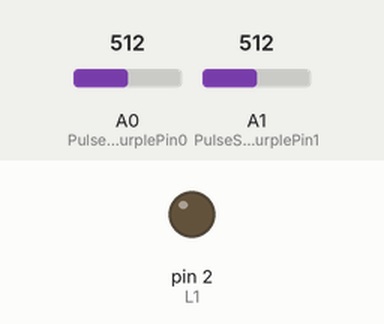
Simulated run of this sketch. Board: Arduino Uno, built with avr-gcc and run on an emulated ATmega328P. Parts: output pins drawn as LEDs (lit = HIGH). The inputs (shaded band) are chosen by the test bench; at power-on: A0 (PulseSensorPurplePin0) = 512, A1 (PulseSensorPurplePin1) = 512. What the sketch prints to the serial monitor is not drawn.

Above: at 0.1 s.
At 2.06 s:
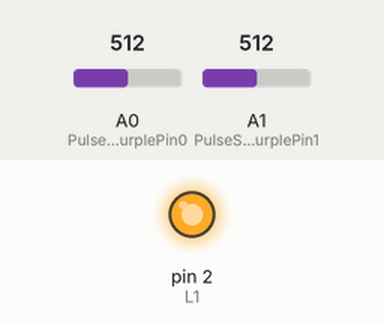
Timing chart, 0 to 3.6 s (numbered marks = the images above):
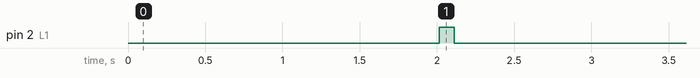

Measured:
- by itself, pin 2 (L1): LOW → HIGH at 2.0 s, → LOW 0.10 s later

The sketch:

code_Pulse_Sensor.ino
```cpp
  /*  PulseSensor™ Starter Project   http://www.pulsesensor.com
 *
This an Arduino project. It's Best Way to Get Started with your PulseSensor™ & Arduino.
-------------------------------------------------------------
1) This shows a live human Heartbeat Pulse.
2) Live visualization in Arduino's Cool "Serial Plotter".
3) Blink an LED on each Heartbeat.
4) This is the direct Pulse Sensor's Signal.
5) A great first-step in troubleshooting your circuit and connections.
6) "Human-readable" code that is newbie friendly."
*/


//  Variables
int PulseSensorPurplePin0 = 0;        // Pulse Sensor PURPLE WIRE connected to ANALOG PIN
int PulseSensorPurplePin1 = 1;
int PulseSensorPurplePin2 = 2;
const int L1 = 2;                     // define PIN for LED


int Signal0;                // holds the incoming raw data. Signal value can range from 0-1024
int Signal1;
int Signal2;
long temps;
int x = 0;


// The SetUp Function:
void setup() {
   Serial.begin(9600);       // Set's up Serial Communication at certain speed.
   pinMode(L1, OUTPUT); //Setup for LED

}

// The Main Loop Function
void loop() {
    temps = millis();
    if(x == 0 && temps >= 2000){      //switch on LED at 2000 ms or 2s
      digitalWrite(L1, HIGH);
      x = 1;

    }
    if(x == 1 && temps >= 2100){      //switch off LED at 2100 ms or 2,1s
      digitalWrite(L1, LOW);
      x = 2;
    }

    Signal0 = analogRead(PulseSensorPurplePin0);  // Read the PulseSensor's value.

    Signal1 = analogRead(PulseSensorPurplePin1);  // Assign this value to the "Signal" variable.
    /*Signal2 = analogRead(PulseSensorPurplePin2);

    Serial.print(temps);
    Serial.print(",");
    */
    Serial.println(Signal0);
    /*// Send the Signal value to Serial Plotter.
    Serial.print(",");
    Serial.println(Signal1);
    Serial.print(",");
    Serial.println(Signal2);*/

    delay(33-(millis()-temps));               // wait 33 ms - time to take and send mesure of sensor
}
```
